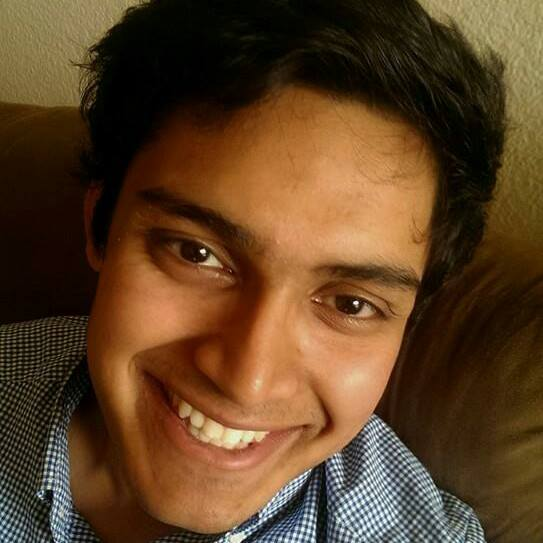
%> input picture Lab1/gogol.jpg, 543 x 543 px
$ octave Lab1.m   (GNU Octave 9; MATLAB toolbox functions it lacks are replaced by stand-ins)
%> lines starting %> are read from the running program, lines starting %| are printed output that depends on the picture
%% EE152 Lab 1
% Souradeep Bhattacharya
% Section 21
%% Reset the Program
clear all;
close all;

%% Load the image
% Here I am going to read in the image and store it in a variable _img_
img = imread('gogol.jpg');
%> img is the input picture: size 543x543x3 uint8; mean R, G, B 94.1, 65.4, 37.6

%% Display the image
% Show the image with |imshow()|
imshow(img)

%%
% Now I am going to use |image()|
image(img)

%%
% Finally I am going to use |imagesc()|
imagesc(img)

%% Resizing the Image
resized_img = imresize(img, [256 256]);
image(resized_img);

%% Cropping face image
% Here I am extracting the face from the full image.
face_img = img(75:520,100:400,:);
image(face_img)

%% Replacing Face Region with colored boxes
% Create a copy of the image.
boxed_face_img = img(:,:,:);
%%
% Add in the white stripe first
boxed_face_img(75:520,100:159,1:3) = 255;
%%
% Add in the black stripe next
boxed_face_img(75:520,160:219,1:3) = 0;
%%
% Add in the Red stripe next
boxed_face_img(75:520,220:279,1) = 255;
boxed_face_img(75:520,220:279,2:3) = 0;

%%
% Add in the Blue stripe next
boxed_face_img(75:520,280:339,1) = 0;
boxed_face_img(75:520,280:339,2) = 0;
boxed_face_img(75:520,280:339,3) = 255;
%%
% Add in the Green stripe next
boxed_face_img(75:520,340:400,1) = 0;
boxed_face_img(75:520,340:400,2) = 255;
boxed_face_img(75:520,340:400,3) = 0;
%%
% Finally show the iamge
image(boxed_face_img);

%% Resize face image
face_img_resized = imresize(face_img, [64 64]);
image(face_img_resized);

%% Save Images
% Save the resized full image
imwrite(resized_img, 'gogol_256.jpg');
%%
% Save the resized face image
imwrite(face_img_resized, 'gogol_face_64.jpg');
%% Histograms of full image
% Extract each of the color channels.
% The channels need to be convered to doubles in order for |hist| to work.

full_red = double(img(:,:,1));
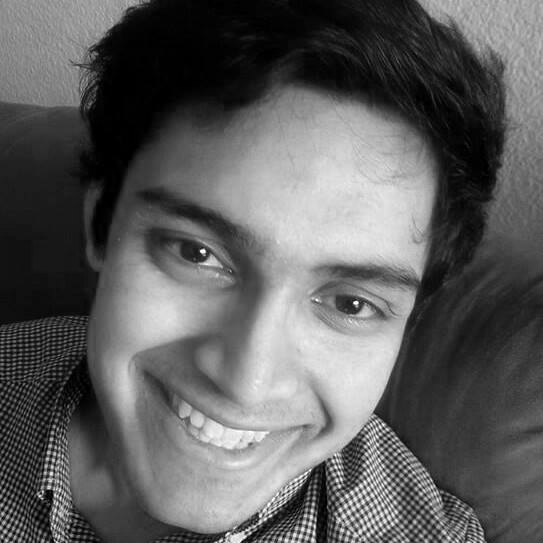
%> full_red: size 543x543 double; min 0, max 255, mean 94.1
full_green = double(img(:,:,2));
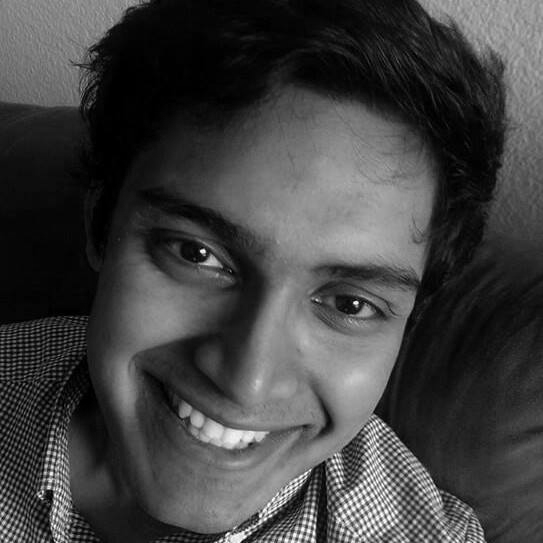
%> full_green: size 543x543 double; min 0, max 255, mean 65.4
full_blue = double(img(:,:,3));
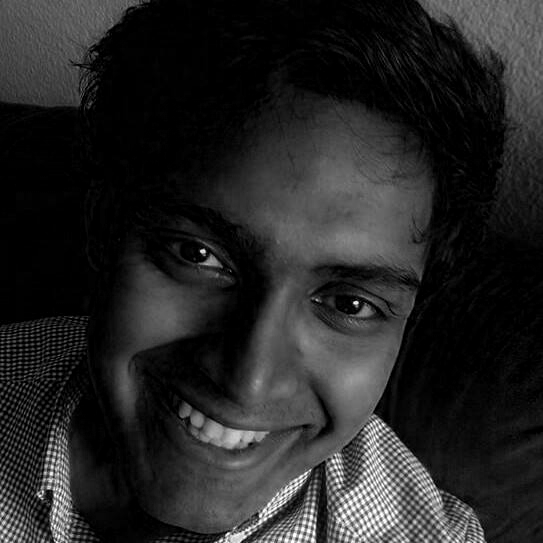
%> full_blue: size 543x543 double; min 0, max 255, mean 37.6

%%
% Get the histograms for each.
% Remebering to convert each matrix to an array

nBins = 50;
[count_red, centers_red] = hist(full_red(:), nBins);
%> count_red = 50 values, max 20528 at index 1, min 41 at index 50, mean 5897; centers_red = 50 values from 2.55 to 252.4
[count_green, centers_green] = hist(full_green(:), nBins);
%> count_green = 50 values, max 25930 at index 1, min 114 at index 49, mean 5897; centers_green = 50 values from 2.55 to 252.4
[count_blue, centers_blue] = hist(full_blue(:), nBins);
%> count_blue = 50 values, max 108024 at index 1, min 143 at index 49, mean 5897; centers_blue = 50 values from 2.55 to 252.4

%%
% Plot it
plot(centers_red, count_red, 'Red', centers_green, count_green, 'Green', centers_blue, count_blue, 'Blue');
%> (this line was passed over: plot is not available in this run)
figure;
subplot(3,1,1), bar(centers_red,count_red,'r');
subplot(3,1,2), bar(centers_green,count_green,'g');
subplot(3,1,3), bar(centers_blue,count_blue,'b');
%% Histograms of face image
% Extract each of the color channels again converting it to doubles.
face_red = double(face_img(:,:,1));
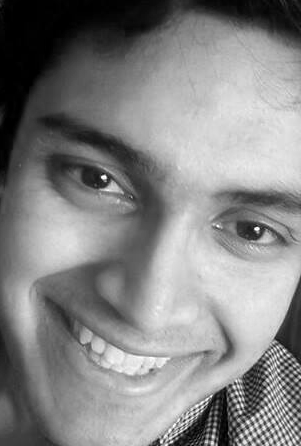
%> face_red: size 446x301 double; min 0, max 255, mean 132.2
face_green = double(face_img(:,:,2));
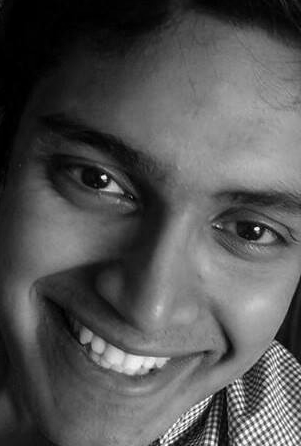
%> face_green: size 446x301 double; min 0, max 255, mean 84.8
face_blue = double(face_img(:,:,3));
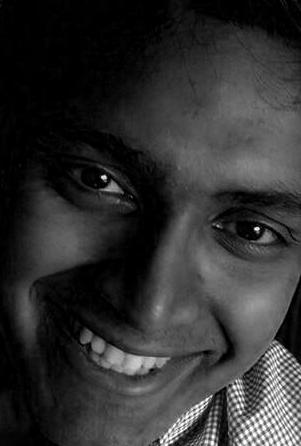
%> face_blue: size 446x301 double; min 0, max 255, mean 48.7

%%
% Get the histograms for each.
[count_red_face, centers_red_face] = hist(face_red(:), nBins);
%> count_red_face = 50 values, max 7165 at index 1, min 38 at index 50, mean 2684.9; centers_red_face = 50 values from 2.55 to 252.4
[count_green_face, centers_green_face] = hist(face_green(:), nBins);
%> count_green_face = 50 values, max 8829 at index 1, min 77 at index 49, mean 2684.9; centers_green_face = 50 values from 2.55 to 252.4
[count_blue_face, centers_blue_face] = hist(face_blue(:), nBins);
%> count_blue_face = 50 values, max 34311 at index 1, min 84 at index 47, mean 2684.9; centers_blue_face = 50 values from 2.55 to 252.4

%%
% Plot it
figure;
plot(centers_red_face, count_red_face, 'Red', centers_green_face, count_green_face, 'Green', centers_blue_face, count_blue_face, 'Blue');
%> (this line was passed over: plot is not available in this run)
figure;
subplot(3,1,1), bar(centers_red_face,count_red_face,'r');
subplot(3,1,2), bar(centers_green_face,count_green_face,'g');
subplot(3,1,3), bar(centers_blue_face,count_blue_face,'b');
%> after `bar(centers_blue_face,count_blue_face,'b')`:
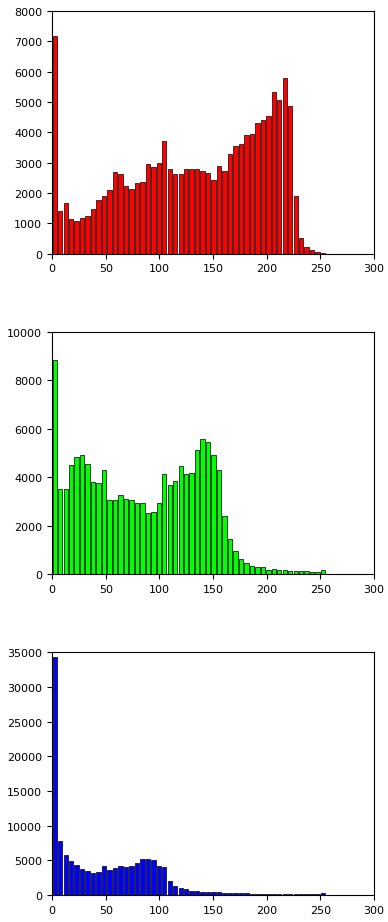
%> figure redrawn from the program's plot data, 3 panels; panel 1: tallest bar 7165 high, from x = 0.51 to 4.59; panel 2: tallest bar 8829 high, from x = 0.51 to 4.59; panel 3: tallest bar 34311 high, from x = 0.51 to 4.59
